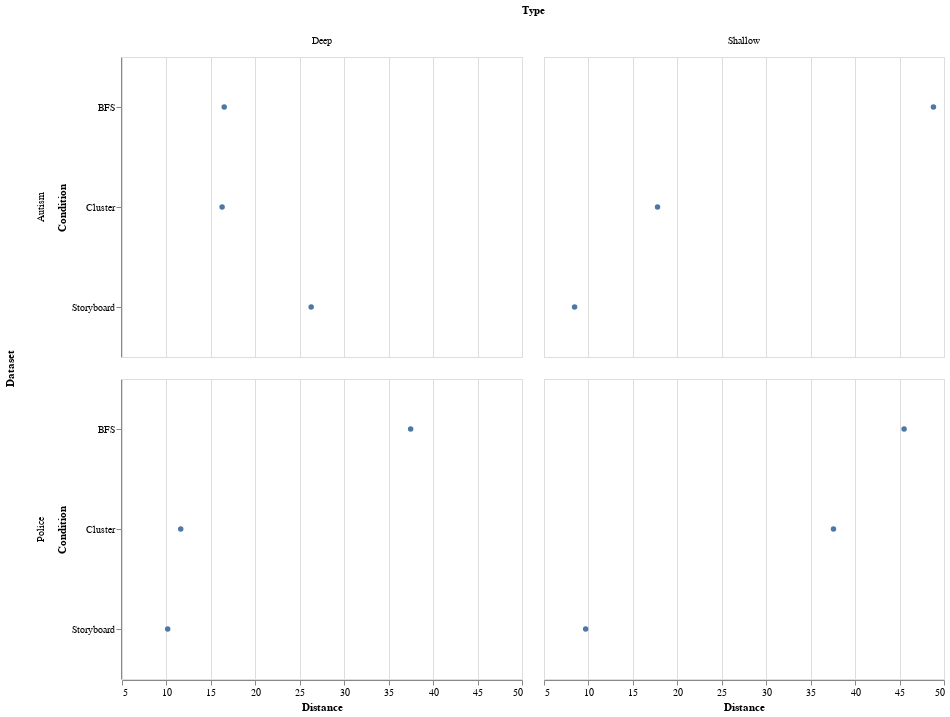

Here is the notebook cell this chart was saved with:
### Code cell
points

### Figure 1 — Vega-Lite specification as saved in the notebook (floating-point values rounded to 4 significant figures)
{"$schema": "https://vega.github.io/schema/vega-lite/v2.6.0.json", "config": {"view": {"height": 300, "width": 400}}, "data": {"name": "data-427b73d529a522ea363d890c36599576"}, "datasets": {"data-427b73d529a522ea363d890c36599576": [{"Condition": "Cluster", "Dataset": "Autism", "Distance": 60.39, "Task": "B2", "Type": "Shallow"}, {"Condition": "BFS", "Dataset": "Autism", "Distance": 47.66, "Task": "B3", "Type": "Shallow"}, {"Condition": "Storyboard", "Dataset": "Autism", "Distance": 3.818, "Task": "B1", "Type": "Shallow"}, {"Condition": "BFS", "Dataset": "Autism", "Distance": 43.42, "Task": "B3", "Type": "Shallow"}, {"Condition": "Storyboard", "Dataset": "Autism", "Distance": 3.818, "Task": "B1", "Type": "Shallow"}, {"Condition": "Cluster", "Dataset": "Autism", "Distance": 3.253, "Task": "B2", "Type": "Shallow"}, {"Condition": "Cluster", "Dataset": "Autism", "Distance": 3.253, "Task": "B2", "Type": "Shallow"}, {"Condition": "BFS", "Dataset": "Autism", "Distance": 46.24, "Task": "B3", "Type": "Shallow"}, {"Condition": "Storyboard", "Dataset": "Autism", "Distance": 25.03, "Task": "B1", "Type": "Shallow"}, {"Condition": "BFS", "Dataset": "Autism", "Distance": 46.24, "Task": "B3", "Type": "Shallow"}, {"Condition": "Storyboard", "Dataset": "Autism", "Distance": 3.818, "Task": "B1", "Type": "Shallow"}, {"Condition": "Cluster", "Dataset": "Autism", "Distance": 3.818, "Task": "B2", "Type": "Shallow"}, {"Condition": "Cluster", "Dataset": "Autism", "Distance": 3.818, "Task": "B2", "Type": "Shallow"}, {"Condition": "BFS", "Dataset": "Autism", "Distance": 48.93, "Task": "B3", "Type": "Shallow"}, {"Condition": "Storyboard", "Dataset": "Autism", "Distance": 3.253, "Task": "B1", "Type": "Shallow"}, {"Condition": "BFS", "Dataset": "Autism", "Distance": 60.39, "Task": "B3", "Type": "Shallow"}, {"Condition": "Storyboard", "Dataset": "Autism", "Distance": 10.89, "Task": "B1", "Type": "Shallow"}, {"Condition": "Cluster", "Dataset": "Autism", "Distance": 32.1, "Task": "B2", "Type": "Shallow"}, {"Condition": "Storyboard", "Dataset": "Police", "Distance": 13.12, "Task": "A1", "Type": "Shallow"}, {"Condition": "Storyboard", "Dataset": "Police", "Distance": 6.492, "Task": "A1", "Type": "Shallow"}, {"Condition": "Cluster", "Dataset": "Police", "Distance": 58.49, "Task": "A2", "Type": "Shallow"}, {"Condition": "Cluster", "Dataset": "Police", "Distance": 21.87, "Task": "A2", "Type": "Shallow"}, {"Condition": "BFS", "Dataset": "Police", "Distance": 60.1, "Task": "A3", "Type": "Shallow"}, {"Condition": "BFS", "Dataset": "Police", "Distance": 36.42, "Task": "A3", "Type": "Shallow"}, {"Condition": "Storyboard", "Dataset": "Police", "Distance": 10.98, "Task": "A1", "Type": "Shallow"}, {"Condition": "Storyboard", "Dataset": "Police", "Distance": 6.793, "Task": "A1", "Type": "Shallow"}, {"Condition": "Cluster", "Dataset": "Police", "Distance": 18.66, "Task": "A2", "Type": "Shallow"}, {"Condition": "Cluster", "Dataset": "Police", "Distance": 52.86, "Task": "A2", "Type": "Shallow"}, {"Condition": "BFS", "Dataset": "Police", "Distance": 71.77, "Task": "A3", "Type": "Shallow"}, {"Condition": "BFS", "Dataset": "Police", "Distance": 81.06, "Task": "A3", "Type": "Shallow"}, {"Condition": "Storyboard", "Dataset": "Police", "Distance": 19.75, "Task": "A1", "Type": "Shallow"}, {"Condition": "Storyboard", "Dataset": "Police", "Distance": 0.9899, "Task": "A1", "Type": "Shallow"}, {"Condition": "Cluster", "Dataset": "Police", "Distance": 42.01, "Task": "A2", "Type": "Shallow"}, {"Condition": "Cluster", "Dataset": "Police", "Distance": 31.51, "Task": "A2", "Type": "Shallow"}, {"Condition": "BFS", "Dataset": "Police", "Distance": 11.66, "Task": "A3", "Type": "Shallow"}, {"Condition": "BFS", "Dataset": "Police", "Distance": 12.06, "Task": "A3", "Type": "Shallow"}, {"Condition": "Storyboard", "Dataset": "Police", "Distance": 4.566, "Task": "A1", "Type": "Deep"}, {"Condition": "Storyboard", "Dataset": "Police", "Distance": 9.805, "Task": "A1", "Type": "Deep"}, {"Condition": "Cluster", "Dataset": "Police", "Distance": 4.566, "Task": "A2", "Type": "Deep"}, {"Condition": "Cluster", "Dataset": "Police", "Distance": 10.73, "Task": "A2", "Type": "Deep"}, {"Condition": "BFS", "Dataset": "Police", "Distance": 16.55, "Task": "A3", "Type": "Deep"}, {"Condition": "BFS", "Dataset": "Police", "Distance": 96.43, "Task": "A3", "Type": "Deep"}, {"Condition": "Storyboard", "Dataset": "Police", "Distance": 13.1, "Task": "A1", "Type": "Deep"}, {"Condition": "Storyboard", "Dataset": "Police", "Distance": 6.749, "Task": "A1", "Type": "Deep"}, {"Condition": "Cluster", "Dataset": "Police", "Distance": 13.58, "Task": "A2", "Type": "Deep"}, {"Condition": "Cluster", "Dataset": "Police", "Distance": 8.243, "Task": "A2", "Type": "Deep"}, {"Condition": "BFS", "Dataset": "Police", "Distance": 19.31, "Task": "A3", "Type": "Deep"}, {"Condition": "BFS", "Dataset": "Police", "Distance": 10.52, "Task": "A3", "Type": "Deep"}, {"Condition": "Storyboard", "Dataset": "Police", "Distance": 15.88, "Task": "A1", "Type": "Deep"}, {"Condition": "Storyboard", "Dataset": "Police", "Distance": 10.73, "Task": "A1", "Type": "Deep"}, {"Condition": "Cluster", "Dataset": "Police", "Distance": 13.58, "Task": "A2", "Type": "Deep"}, {"Condition": "Cluster", "Dataset": "Police", "Distance": 18.95, "Task": "A2", "Type": "Deep"}, {"Condition": "BFS", "Dataset": "Police", "Distance": 10.73, "Task": "A3", "Type": "Deep"}, {"Condition": "BFS", "Dataset": "Police", "Distance": 71.29, "Task": "A3", "Type": "Deep"}, {"Condition": "Cluster", "Dataset": "Autism", "Distance": 12.73, "Task": "B2", "Type": "Deep"}, {"Condition": "BFS", "Dataset": "Autism", "Distance": 19.8, "Task": "B3", "Type": "Deep"}, {"Condition": "Storyboard", "Dataset": "Autism", "Distance": 12.73, "Task": "B1", "Type": "Deep"}, {"Condition": "BFS", "Dataset": "Autism", "Distance": 1.414, "Task": "B3", "Type": "Deep"}, {"Condition": "Storyboard", "Dataset": "Autism", "Distance": 15.56, "Task": "B1", "Type": "Deep"}, {"Condition": "Cluster", "Dataset": "Autism", "Distance": 15.56, "Task": "B2", "Type": "Deep"}, {"Condition": "Cluster", "Dataset": "Autism", "Distance": 36.77, "Task": "B2", "Type": "Deep"}, {"Condition": "BFS", "Dataset": "Autism", "Distance": 22.63, "Task": "B3", "Type": "Deep"}, {"Condition": "Storyboard", "Dataset": "Autism", "Distance": 29.7, "Task": "B1", "Type": "Deep"}, {"Condition": "BFS", "Dataset": "Autism", "Distance": 12.73, "Task": "B3", "Type": "Deep"}, {"Condition": "Storyboard", "Dataset": "Autism", "Distance": 43.84, "Task": "B1", "Type": "Deep"}, {"Condition": "Cluster", "Dataset": "Autism", "Distance": 1.414, "Task": "B2", "Type": "Deep"}, {"Condition": "Cluster", "Dataset": "Autism", "Distance": 29.7, "Task": "B2", "Type": "Deep"}, {"Condition": "BFS", "Dataset": "Autism", "Distance": 29.7, "Task": "B3", "Type": "Deep"}, {"Condition": "Storyboard", "Dataset": "Autism", "Distance": 43.84, "Task": "B1", "Type": "Deep"}, {"Condition": "BFS", "Dataset": "Autism", "Distance": 12.73, "Task": "B3", "Type": "Deep"}, {"Condition": "Storyboard", "Dataset": "Autism", "Distance": 12.02, "Task": "B1", "Type": "Deep"}, {"Condition": "Cluster", "Dataset": "Autism", "Distance": 1.414, "Task": "B2", "Type": "Deep"}]}, "encoding": {"column": {"field": "Type", "type": "nominal"}, "row": {"field": "Dataset", "type": "nominal"}, "x": {"aggregate": "mean", "axis": {"title": "Distance"}, "field": "Distance", "scale": {"zero": false}, "type": "quantitative"}, "y": {"field": "Condition", "type": "nominal"}}, "mark": {"filled": true, "type": "point"}}
